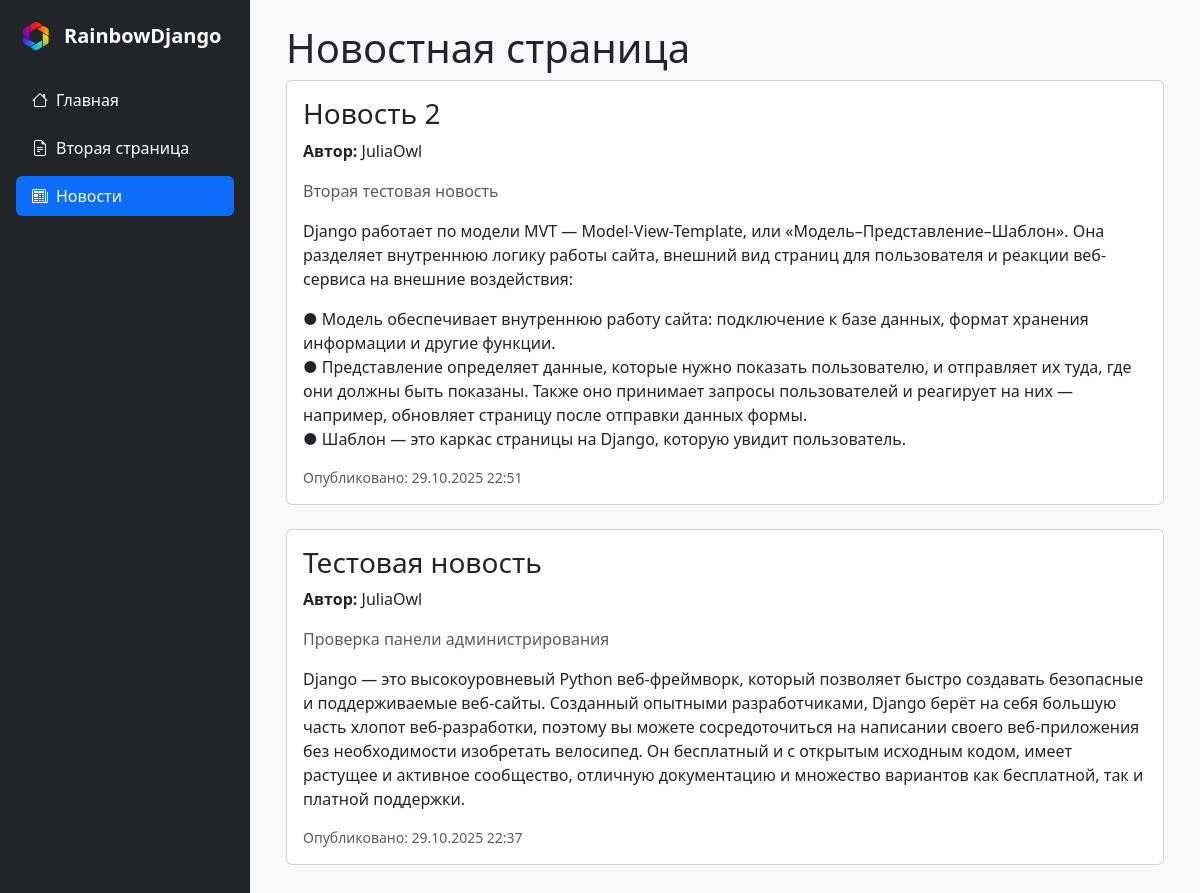
Page /news/ on the committed database.
### news/models.py (models this page shows, shortened)
class New_post(models.Model):
    title = models.CharField('Название новости', max_length=50)
    short_description = models.CharField('Краткое описание новости', max_length=200)
    text = models.TextField('Новость')
    pub_date = models.DateTimeField('Дата публикации')
    author = models.ForeignKey(
        User,
        on_delete=models.CASCADE,
        verbose_name='Автор',
        related_name='news_posts'
    )
    class Meta:
        verbose_name = 'Новость'
        verbose_name_plural = 'Новости'

### news/views.py (the view)
# urls.py: path('', views.home, name='news_home'),
def home(request):
    news = New_post.objects.all().order_by('-pub_date')
    return render(request, 'news/news.html', {'news': news})

### news/templates/news/news.html (shortened to what this page needs)
{% extends 'main/layout.html' %}
{% block content %}
<h1>Новостная страница</h1>
{% for new in news %}
<div class="card mb-4">
    <div class="card-body">
        <h3>{{ new.title }}</h3>
        <p><strong>Автор:</strong> {{ new.author.username }}</p>
        <p class="text-muted">{{ new.short_description }}</p>
        <div class="mt-3">
            {{ new.text|linebreaks }}
        </div>
        <small class="text-muted d-block mt-2">Опубликовано: {{ new.pub_date|date:"d.m.Y H:i" }}</small>
    </div>
</div>
{% empty %}
<p>Нет новостей.</p>
{% endfor %}
{% endblock %}

### main/templates/main/layout.html (shortened to what this page needs)
{% load static %}
<!doctype html>
<html lang="ru">
<head>
    <link href="https://cdn.jsdelivr.net/npm/bootstrap@5.3.3/dist/css/bootstrap.min.css" rel="stylesheet">
    <link rel="stylesheet" href="https://cdn.jsdelivr.net/npm/bootstrap-icons@1.11.3/font/bootstrap-icons.min.css">
    <link rel="stylesheet" href="{% static 'main/css/main.css' %}">
</head>
<body class="d-flex" style="min-height: 100vh; background-color: #f8f9fa;">
    <div class="d-flex flex-column flex-shrink-0 p-3 bg-dark text-white" style="width: 250px; min-height: 100vh;">
        <a href="{% url 'index' %}" class="d-flex align-items-center mb-4 text-white text-decoration-none">
            <img src="{% static 'main/img/Rainbow.png' %}" alt="Rainbow logo" width="40" height="40" class="me-2 rounded">
            <span class="fs-5 fw-bold">RainbowDjango</span>
        </a>
        <ul class="nav nav-pills flex-column">
            <li class="nav-item mb-2">
                <a href="{% url 'index' %}" class="nav-link text-white d-flex align-items-center {% if request.resolver_match.url_name == 'index' %}active bg-primary{% endif %}">
                    <i class="bi bi-house me-2"></i>Главная
                </a>
            </li>
            <li class="nav-item mb-2">
                <a href="{% url 'new' %}" class="nav-link text-white d-flex align-items-center {% if request.resolver_match.url_name == 'new' %}active bg-primary{% endif %}">
                    <i class="bi bi-file-earmark-text me-2"></i>Вторая страница
                </a>
            </li>
    <li class="nav-item mb-2">
        <a href="{% url 'news_home' %}" class="nav-link text-white d-flex align-items-center {% if request.resolver_match.url_name == 'news_home' %}active bg-primary{% endif %}">
            <i class="bi bi-newspaper me-2"></i>Новости
        </a>
    </li>
</ul>
    </div>
    <main class="flex-grow-1 p-4">
        <div class="container-fluid">
            {% block content %}
            {% endblock %}
        </div>
    </main>
</body>
</html>

### main/static/main/css/main.css (style rules this page uses)
body { background-color: aquamarine; }

### rows in the picture
New_post: title "Новость 2", author.username "JuliaOwl", short_description "Вторая тестовая новость", text "Django работает по модели MVT — Model-View-Template, или «Модель–Представление–Шаблон». Она разделяет внутреннюю логику работы сайта, внешний вид страниц для пользователя и реакции веб-сервиса на внешние воздействия: ● Модель обеспечивает внутреннюю работу сайта: подключение к базе данных, формат хранения информации и другие функции. ● Представление определяет данные, которые нужно показать пользователю, и отправляет их туда, где они должны быть показаны. Также оно принимает запросы пользователей и реагирует на них — например, обновляет страницу после отправки данных формы. ● Шаблон — это каркас страницы на Django, которую увидит пользователь.", pub_date "29.10.2025 22:51"
New_post: title "Тестовая новость", author.username "JuliaOwl", short_description "Проверка панели администрирования", text "Django — это высокоуровневый Python веб-фреймворк, который позволяет быстро создавать безопасные и поддерживаемые веб-сайты. Созданный опытными разработчиками, Django берёт на себя большую часть хлопот веб-разработки, поэтому вы можете сосредоточиться на написании своего веб-приложения без необходимости изобретать велосипед. Он бесплатный и с открытым исходным кодом, имеет растущее и активное сообщество, отличную документацию и множество вариантов как бесплатной, так и платной поддержки.", pub_date "29.10.2025 22:37"
